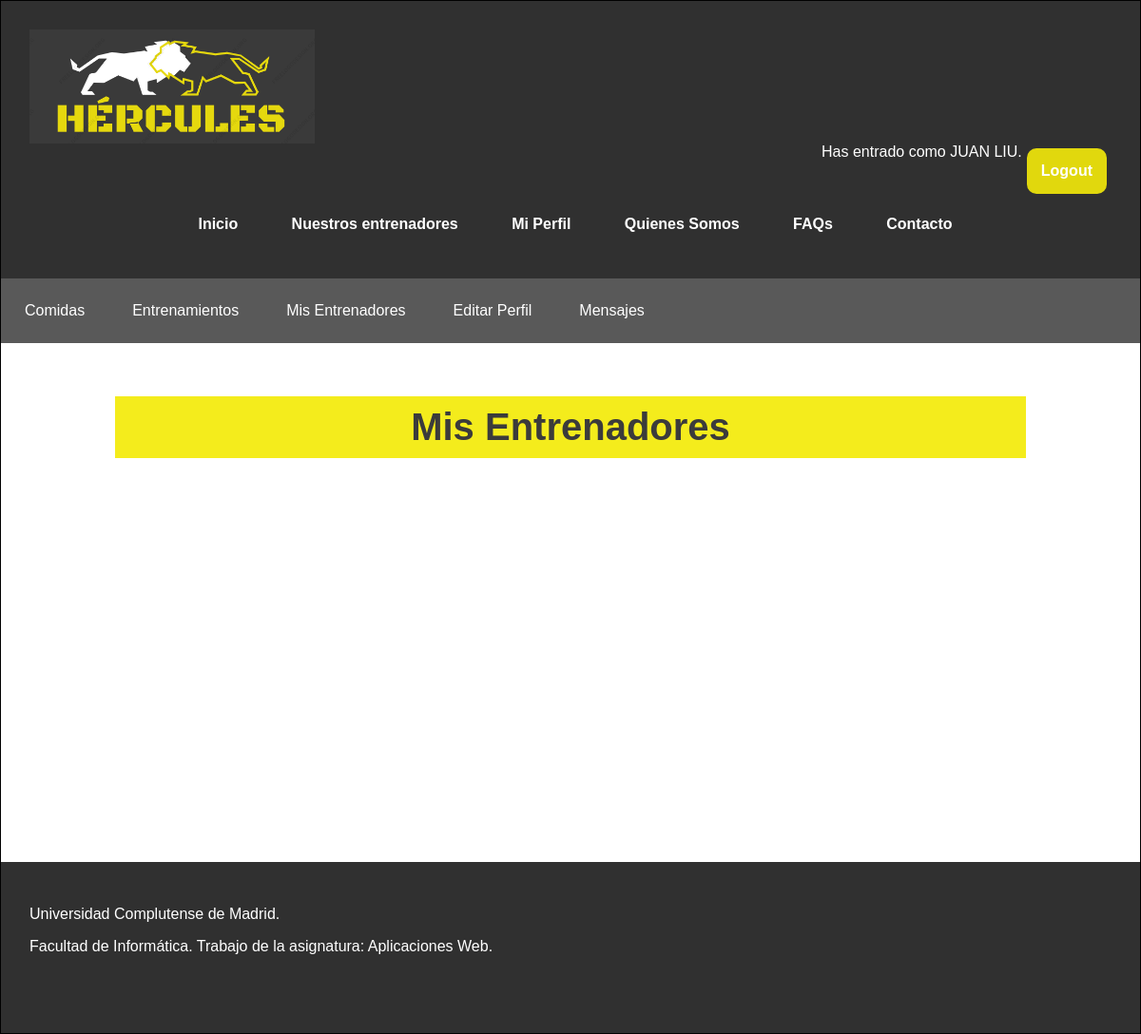
The page /miPerfilMisEntrenadores.php (signed in) on the database as committed earlier.
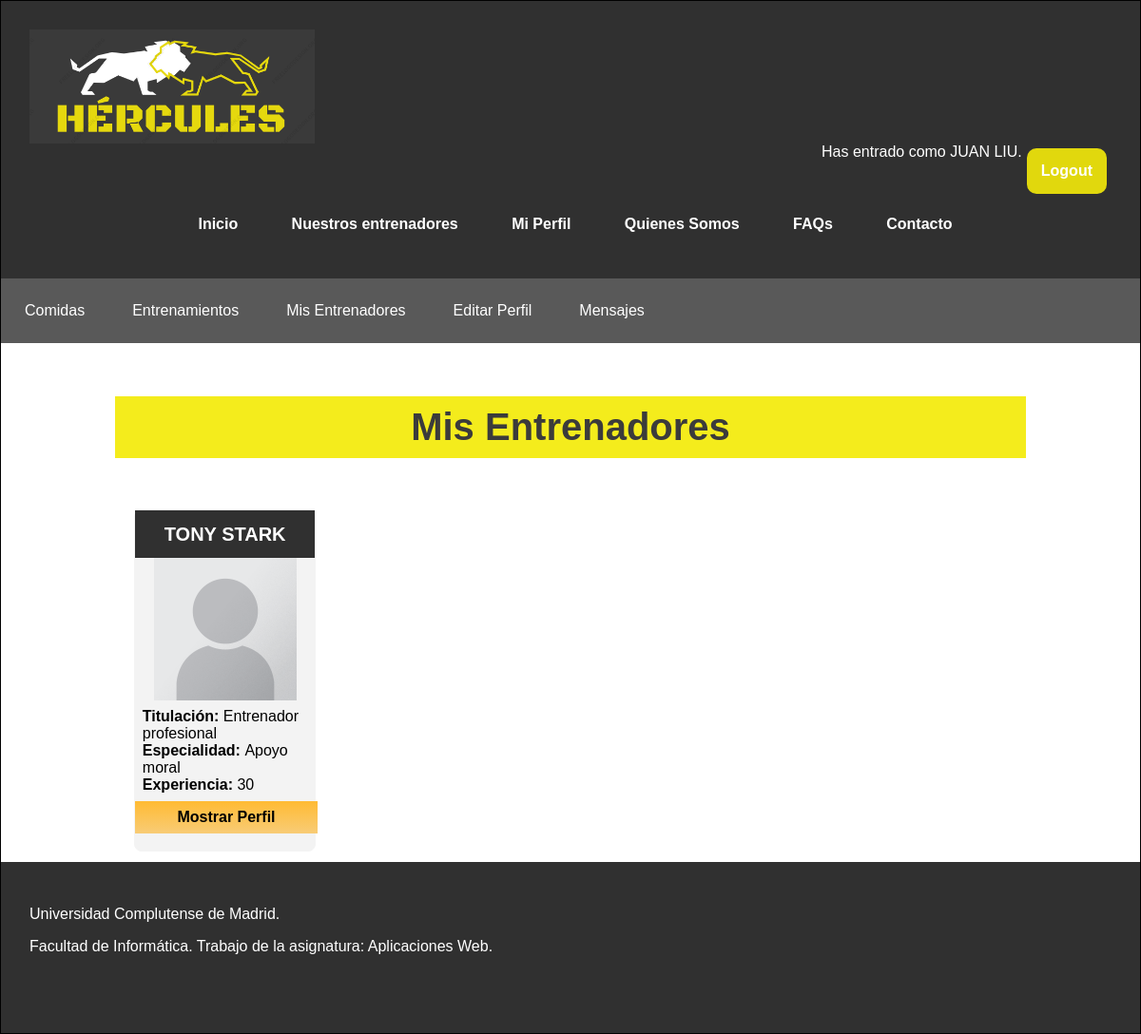
The same page on the database as committed later.
### tables this page shows
CREATE TABLE `usuario` (
  `nif` varchar(10) NOT NULL,
  `nombre` varchar(30) NOT NULL,
  `contrasenna` varchar(255) NOT NULL,
  `foto` varchar(255) DEFAULT 'includes/img/usuarios/default.png',
  `email` varchar(30) NOT NULL,
  `sexo` varchar(6) DEFAULT NULL,
  `fechaNac` date DEFAULT NULL,
  `telefono` varchar(15) DEFAULT NULL,
  `ubicacion` varchar(50) DEFAULT NULL,
  `peso` decimal(5,0) DEFAULT NULL,
  `altura` decimal(5,0) DEFAULT NULL,
  `preferencias` varchar(50) DEFAULT NULL,
  `tipoUsuario` tinyint(1) NOT NULL DEFAULT 0,
  `titulacion` varchar(30) DEFAULT NULL,
  `especialidad` varchar(50) DEFAULT NULL,
  `experiencia` varchar(30) DEFAULT NULL
);

### includes/DAOs/DAO.php (called while the page is built, shortened)
<?php
class DAO {
    private $servername = "localhost";
    private $username = "hercules";
    private $password = "iG8hC62acnPrvIeU";
    private $dbname = "hercules";
    private $mysqli = null;
    public function __construct(){
        if(!$this->mysqli){
            $this->mysqli = new mysqli($this->servername, $this->username, $this->password, $this->dbname);
        }
    }
    protected function consultarv2($sql){
        if ($sql != "") {
            $consulta = $this->mysqli->query($sql) or die ($this->mysqli->error. " en la linea ".(__LINE__-1));
            $tablaDatos = array();
            if (substr($sql, 0, 6) == "SELECT") {
                if ($consulta) {
                    while ($fila = mysqli_fetch_assoc($consulta)){
                        array_push($tablaDatos, $fila);
                    }
                }
            }
            return $tablaDatos;
        }
        else {
            return 0;
        }
    }
}
?>

### includes/controller.php (called while the page is built, shortened)
<?php
require_once(__DIR__ . '/DAOs/usuarioDAO.php');
class controller{
    private $usuarioDAO;
    private static $instance = null;
    public function __construct(){
        $this->usuarioDAO = new UsuarioDAO();
    }
     public static function getInstance() {
        if (null === self::$instance) {
            self::$instance = new self();
        }
        return self::$instance;
    }
    public function cargarUsuario($nif){
        $cond= "nif = '". $nif ."'";
        $res=$this->usuarioDAO->selectUsuario('', $cond);
        if (count($res) == 1) {
            $row=$res[0];
            $usuario = new TOUsuario();
            $usuario->setNif($nif);
            $usuario->setNombre($row["nombre"]);
            $usuario->setPassword($row["contrasenna"]);
            $usuario->setEmail($row["email"]);
            $usuario->setSexo($row["sexo"]);
            $usuario->setFoto($row["foto"]);
            $usuario->setFechaNac($row["fechaNac"]);
            $usuario->setTelefono($row["telefono"]);
            $usuario->setUbicacion($row["ubicacion"]);
            $usuario->setPeso($row["peso"]);
            $usuario->setAltura($row["altura"]);
            $usuario->setPreferencias($row["preferencias"]);
            $usuario->setTipoUsuario($row["tipoUsuario"]);
            $usuario->setTitulacion($row["titulacion"]);
            $usuario->setEspecialidad($row["especialidad"]);
            $usuario->setExperiencia($row["experiencia"]);
            return $usuario;
        } else{
            return 0;
        }
    }
    public function listarMisEntrenadores($nif){
        $col = "entrenador";
        $cond="usuario = '".$nif."' AND estado = 'aceptado'";
        $consulta = $this->usuarioDAO->selectUs_Ent($col, $cond);
       if ($consulta) {
        $result = array();
        foreach ($consulta as $value) {
           $result[] = $this->cargarUsuario($value['entrenador']);
        }
            return $result;
        }else{
            return false;
        }
    }
}

### includes/config.php (called while the page is built, shortened)
<?php
require_once __DIR__.'/TOs/TOUsuario.php';
require_once __DIR__.'/controller.php';
$ctrl = controller::getInstance();
?>

### includes/TOs/TOUsuario.php (called while the page is built, shortened)
<?php
class TOUsuario {
    private $nif;
    private $nombre;
    private $foto;
    private $titulacion;
    private $especialidad;
    private $experiencia;
    public function __construct($nif = null, $nombre = null, $password = null, $foto = null, $email = null, $sexo = null, $fechaNac = null, $telefono = null, $ubicacion = null, $peso = null, $altura = null, $preferencias = null, $tipoUsuario = null, $titulacion= null, $especialidad = null, $experiencia = null){
      $this->nif = $nif;
      $this->nombre = $nombre;
      $this->foto = $foto;
      $this->titulacion = $titulacion;
      $this->especialidad = $especialidad;
      $this->experiencia = $experiencia;
    }
    public function getNif()
    {
        return $this->nif;
    }
    public function setNif($nif)
    {
        $this->nif = $nif;
    }
    public function getNombre()
    {
        return $this->nombre;
    }
    public function setNombre($nombre)
    {
        $this->nombre = $nombre;
    }
    public function getFoto()
    {
        return $this->foto;
    }
    public function setFoto($foto)
    {
        $this->foto = $foto;
    }
    public function getTitulacion()
    {
        return $this->titulacion;
    }
    public function setTitulacion($titulacion)
    {
        $this->titulacion = $titulacion;
    }
    public function getEspecialidad()
    {
        return $this->especialidad;
    }
    public function setEspecialidad($especialidad)
    {
        $this->especialidad = $especialidad;
    }
    public function getExperiencia()
    {
        return $this->experiencia;
    }
    public function setExperiencia($experiencia)
    {
        $this->experiencia = $experiencia;
    }
}
?>

### includes/DAOs/usuarioDAO.php (called while the page is built, shortened)
<?php
require_once(__DIR__.'/DAO.php');
require_once(__DIR__.'/../TOs/TOUsuario.php');
class UsuarioDAO extends DAO {
    public function selectUsuario($col, $cond){
        $query = "";
        if ($col == "") {
            $col = "*";
        }
        if ($cond == "") {
            $query = "SELECT ".$col." FROM usuario";
        }
        else {
            $query = "SELECT ".$col." FROM usuario WHERE ".$cond;
        }
        return $this->consultarv2($query);
    }
    public function selectUs_Ent($col, $cond){
        $query = "";
        if ($cond == "") {
            $query = "SELECT ".$col." FROM usuarioentrenador";
        }
        else {
            $query = "SELECT ".$col." FROM usuarioentrenador WHERE ".$cond;
        }
        return $this->consultarv2($query);
    }
}
?>

### miPerfilMisEntrenadores.php (the view, shortened to what the changed rows need)
<?php
	require_once 'includes/config.php';
?>
<!DOCTYPE html>
<html>
<head>
	<link rel="stylesheet" type="text/css" href="includes/estilo.css" />
	<link rel="stylesheet" type="text/css" href="includes/estiloPagsMiPerfil.css" />
	<link rel="stylesheet" type="text/css" href="includes/estiloPagsCabecera.css" />
</head>
<body>
<div id="contenedor">
	<?php
		require('miPerfilCabecera.php');
	?>
	<div id="contenido">
		<h2>Mis Entrenadores</h2>
		<?php
			$arr = $ctrl->listarMisEntrenadores($_SESSION['usuario']->getNif());
			if(count($arr) > 0){
				echo '<div class="entrenadores-all">';
				echo '<ul>';
				foreach ($arr as $key => $valor) {
					echo '<li>';
						echo '<h4>'.$valor->getNombre().'</h4>';
						echo '<img src="'.$valor->getFoto().'" width="300" height="120" alt="Foto usuario">';
					    echo '<p><strong>Titulación: </strong> '.$valor->getTitulacion().'<br>';
					    echo '<strong>Especialidad: </strong> '.$valor->getEspecialidad().'<br>';
					    echo '<strong>Experiencia: </strong> '.$valor->getExperiencia().'</p>';
					    echo '<a href="perfil_Entrenador.php?id='.$valor->getNif().'">Mostrar Perfil</a>';
					echo '</li>';
				}
				echo '</ul>';
		        echo '</div>';
			 }
			 else {
			     echo '<p><span class="varios">'. "Todavía no tiene entrenadores.".'</span></p>';
			 }
		?>
	</div>
</div>
</body>
</html>

Rows that differ between the two databases and show on the page:
now on this page (row edited): usuario: nombre "TONY STARK", foto (placeholder picture), titulacion "Entrenador profesional", especialidad "Apoyo moral", experiencia "30"
